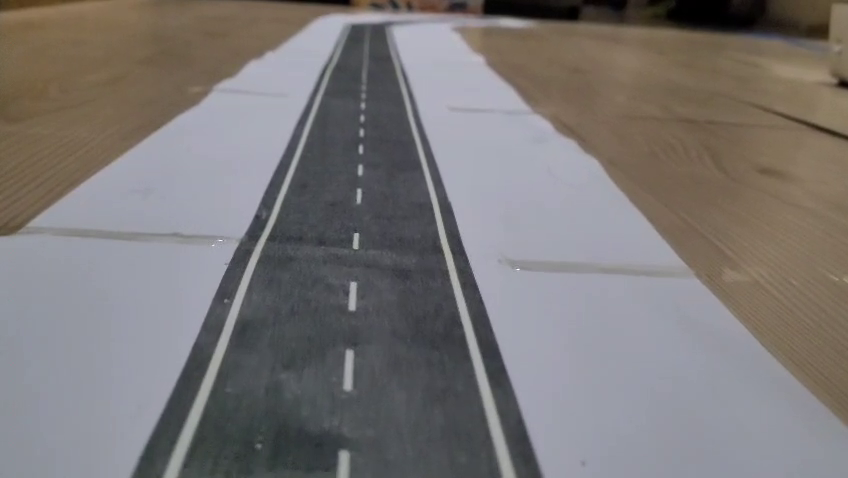
#> input picture frame 57 of otonom/1.mp4, 848 x 478 px
$ python kal.py
#> lines starting #> are read from the running program, lines starting #| are printed output that depends on the picture; after the words box and inside, x2 and y2 are one past the last pixel; in counts of white or black regions, pixels touching at a corner belong together
#> further down, frame is the input picture: shape (478, 848, 3); mean B, G, R 118.4, 119, 122.9
import matplotlib.pylab as plt
import cv2
import numpy as np

def region_of_interest(img, vertices):
    mask = np.zeros_like(img)
    match_mask_color = 255
    cv2.fillPoly(mask, vertices, match_mask_color)
    masked_image = cv2.bitwise_and(img, mask)
    return masked_image

def draw_the_lines(img, lines):
    img = np.copy(img)
    blank_image = np.zeros((img.shape[0], img.shape[1], 3), dtype=np.uint8)

    for line in lines:
        for x1, y1, x2, y2 in line:
            # Çizginin eğimini hesapla
            slope = (y2 - y1) / (x2 - x1 + 1e-6)  # Bölme hatasını önlemek için küçük bir değer ekledik
            angle = np.degrees(np.arctan(slope))

            # Yatay çizgileri (kaldırım çizgilerini) ayırt et
            if -10 <= angle <= 10:
                color = (0, 0, 255)  # kırmızı (Kaldırım çizgileri)
            else:
                color = (0, 255, 0)  # yeşil (Diğer şeritler)

            cv2.line(blank_image, (x1, y1), (x2, y2), color, thickness=10)

    img = cv2.addWeighted(img, 0.8, blank_image, 1, 0.0)
    return img

def process(image):
    height = image.shape[0]
#> height = 478
    width = image.shape[1]
#> width = 848
    region_of_interest_vertices = [
        (0, height),
        (width / 2, height / 2),
        (width, height)
    ]
#> region_of_interest_vertices = [(0, 478), (424, 239), (848, 478)]

    gray_image = cv2.cvtColor(image, cv2.COLOR_RGB2GRAY)
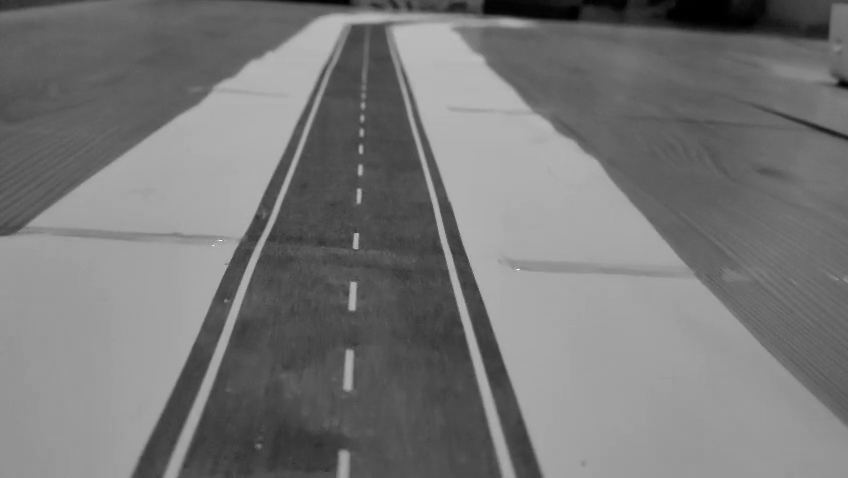
#> gray_image: shape (478, 848); min 0, max 255, mean 119.3
    canny_image = cv2.Canny(gray_image, 100, 120)
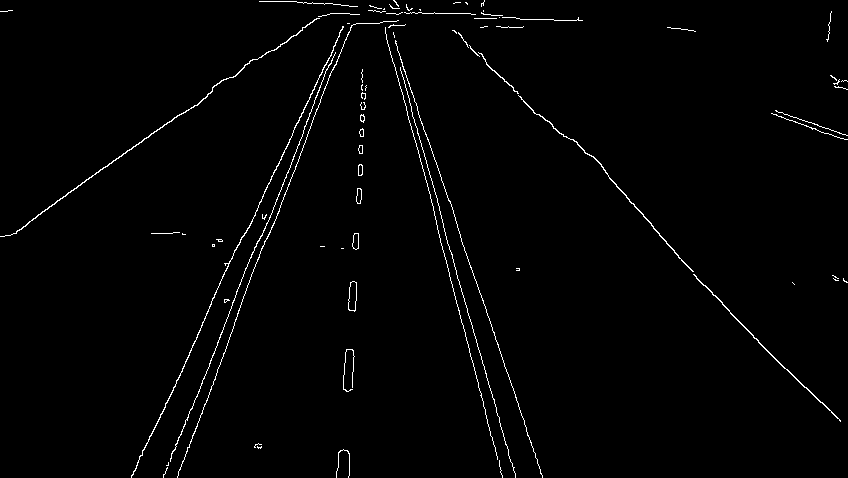
#> canny_image: shape (478, 848); 1.4% white in thin lines or dots
    cropped_image = region_of_interest(canny_image, np.array([region_of_interest_vertices], np.int32))
#> in region_of_interest, `cv2.fillPoly(mask, vertices, match_mask_color)`:
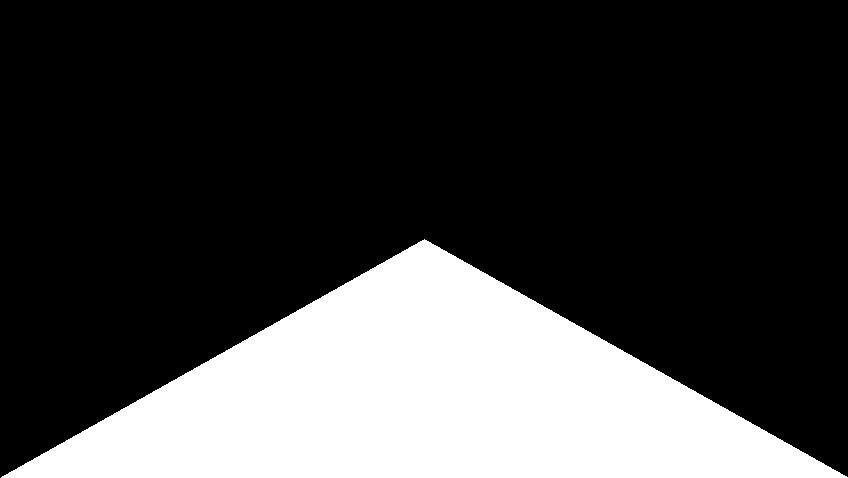
#> mask: shape (478, 848); 25% white; 1 white region, box (x1, y1, x2, y2) and area: (1, 239, 848, 478) 101521
#> in region_of_interest, `masked_image = cv2.bitwise_and(img, mask)`:
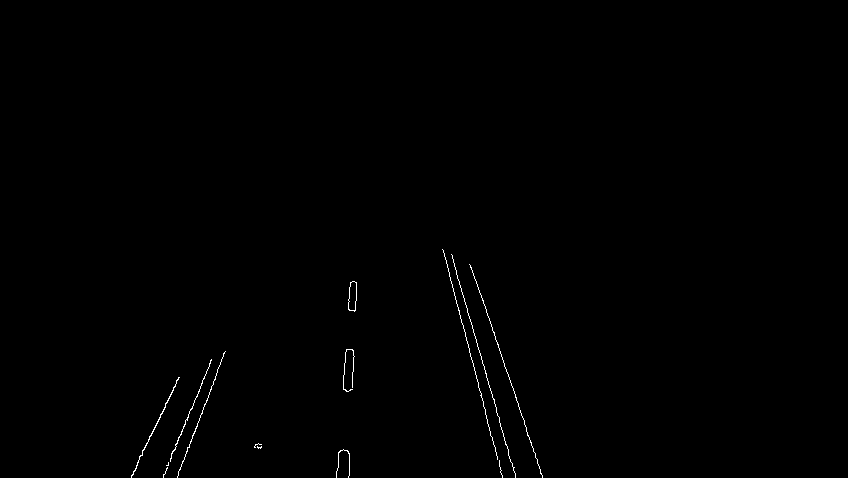
#> masked_image: shape (478, 848); 0.34% white in thin lines or dots, all inside (x1, y1, x2, y2) = (131, 249, 543, 478)

    lines = cv2.HoughLinesP(cropped_image,
                            rho=2,
                            theta=np.pi / 180,
                            threshold=50,
                            lines=np.array([]),
                            minLineLength=40,
                            maxLineGap=100)
#> lines = [[480, 395, 502, 477], [451, 254, 515, 477], [470, 265, 542, 475], [177, 477, 225, 351], [442, 249, 501, 470], [137, 462, 178, 377], [163, 477, 211, 359], [349, 475, 356, 282], [336, 477, 350, 282]]

    if lines is not None:
        image_with_lines = draw_the_lines(image, lines)
#> the loop in draw_the_lines, `for line in lines:` made 9 passes
#> after the loop in draw_the_lines, `for line in lines:`:
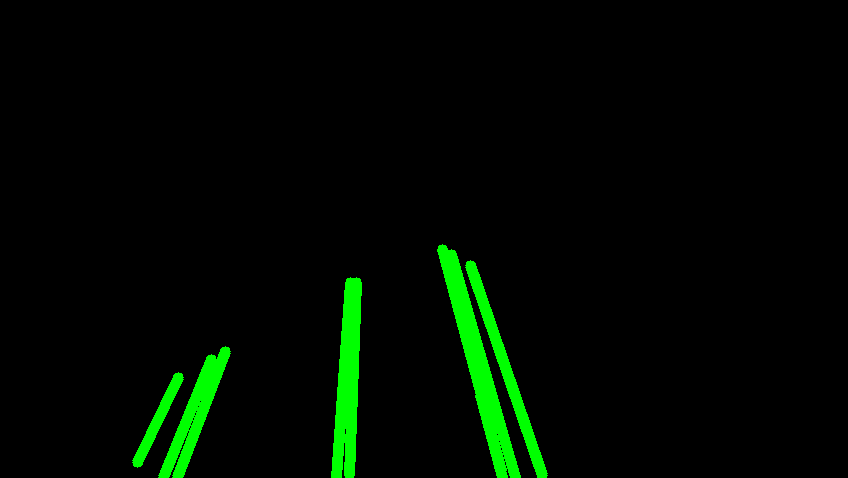
#> blank_image: shape (478, 848, 3); mean of channels 0, 1, 2 0, 9.8, 0; drawn as B, G, R
#> in draw_the_lines, `img = cv2.addWeighted(img, 0.8, blank_image, 1, 0.0)`:
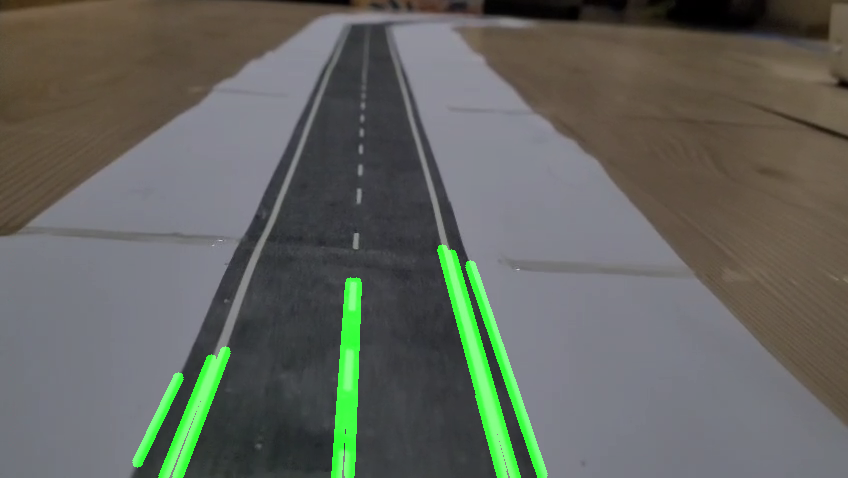
#> img: shape (478, 848, 3); mean B, G, R 94.7, 101.6, 98.3
        return image_with_lines

    return image

cap = cv2.VideoCapture('1.mp4')

while cap.isOpened():
    ret, frame = cap.read()
    if not ret:
        break

    frame = process(frame)
    cv2.imshow('frame', frame)

    if cv2.waitKey(1) & 0xFF == ord('q'):
#> (key q is pressed here)
        break

cap.release()
cv2.destroyAllWindows()

$ run again, starting later in the video
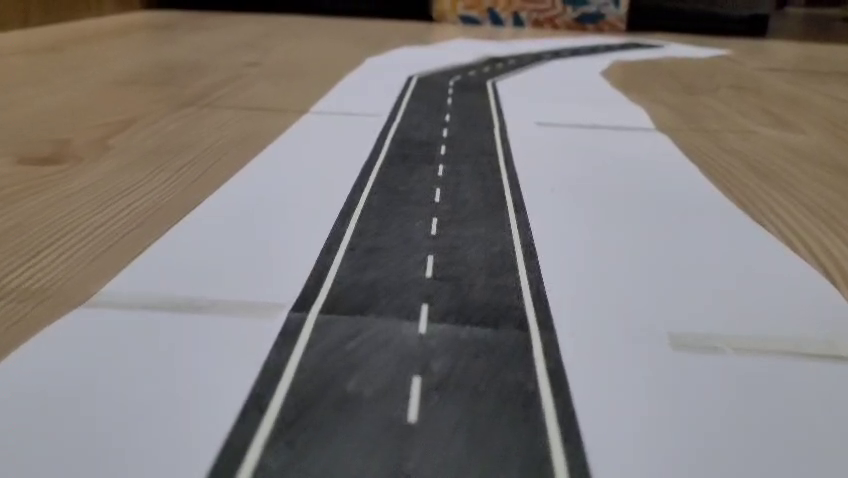
#> input picture frame 258 of otonom/1.mp4, 848 x 478 px
#> frame is the input picture: shape (478, 848, 3); mean B, G, R 120, 121.8, 126.6
#> in process, `canny_image = cv2.Canny(gray_image, 100, 120)`:
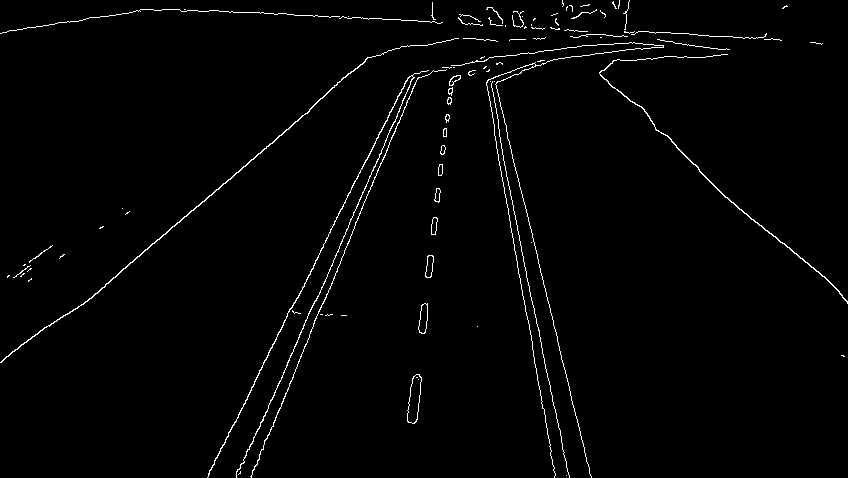
#> canny_image: shape (478, 848); 1.6% white in thin lines or dots
#> mask: shape (478, 848); 25% white; 1 white region, box (x1, y1, x2, y2) and area: (1, 239, 848, 478) 101521
#> masked_image: shape (478, 848); 0.37% white in thin lines or dots, all inside (x1, y1, x2, y2) = (207, 255, 592, 478)
#> lines = [[251, 477, 318, 311], [214, 464, 287, 316], [236, 477, 315, 300], [523, 296, 554, 472], [550, 310, 591, 477], [532, 301, 569, 477], [256, 465, 323, 301], [416, 421, 433, 256], [407, 418, 429, 255], [208, 476, 232, 425], [236, 475, 287, 365]]
#> the loop in draw_the_lines, `for line in lines:` made 11 passes
#> in draw_the_lines, `img = cv2.addWeighted(img, 0.8, blank_image, 1, 0.0)`:
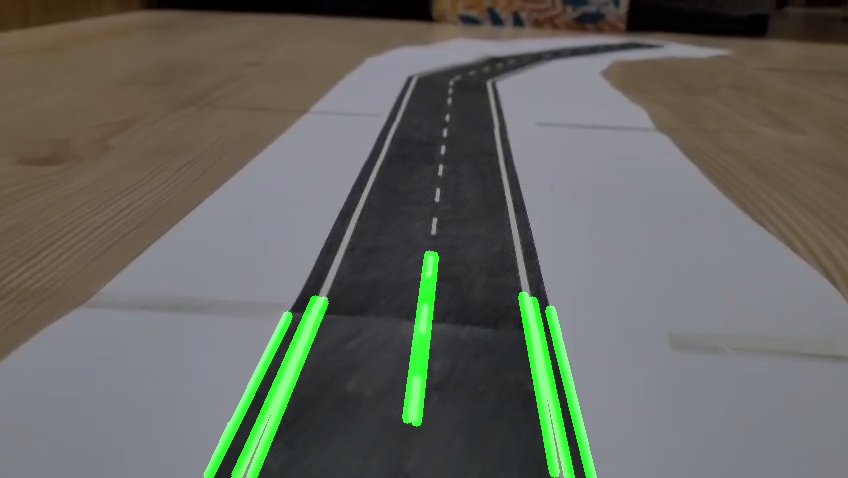
#> img: shape (478, 848, 3); mean B, G, R 96, 103.7, 101.3

$ run again, starting later in the video
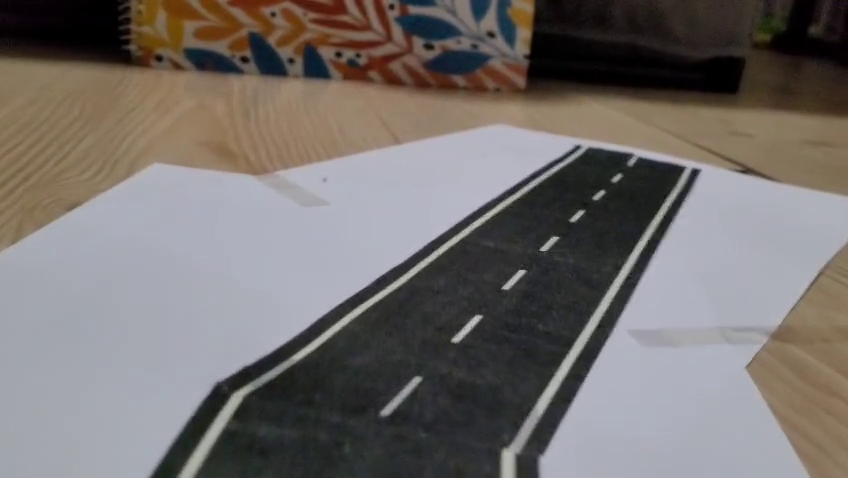
#> input picture frame 460 of otonom/1.mp4, 848 x 478 px
#> frame is the input picture: shape (478, 848, 3); mean B, G, R 108.8, 110.9, 116.1
#> in process, `canny_image = cv2.Canny(gray_image, 100, 120)`:
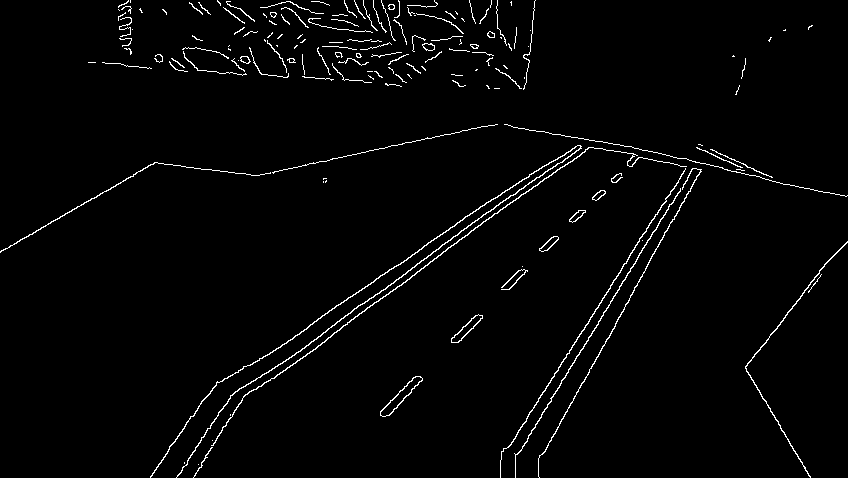
#> canny_image: shape (478, 848); 2.2% white in thin lines or dots
#> mask: shape (478, 848); 25% white; 1 white region, box (x1, y1, x2, y2) and area: (1, 239, 848, 478) 101521
#> masked_image: shape (478, 848); 0.61% white in thin lines or dots, all inside (x1, y1, x2, y2) = (150, 242, 811, 478)
#> lines = 23 rows, first 6: [164, 456, 441, 254], [201, 401, 428, 242], [500, 461, 582, 330], [175, 439, 439, 248], [515, 461, 591, 334], [538, 461, 589, 372]
#> the loop in draw_the_lines, `for line in lines:` made 23 passes
#> in draw_the_lines, `img = cv2.addWeighted(img, 0.8, blank_image, 1, 0.0)`:
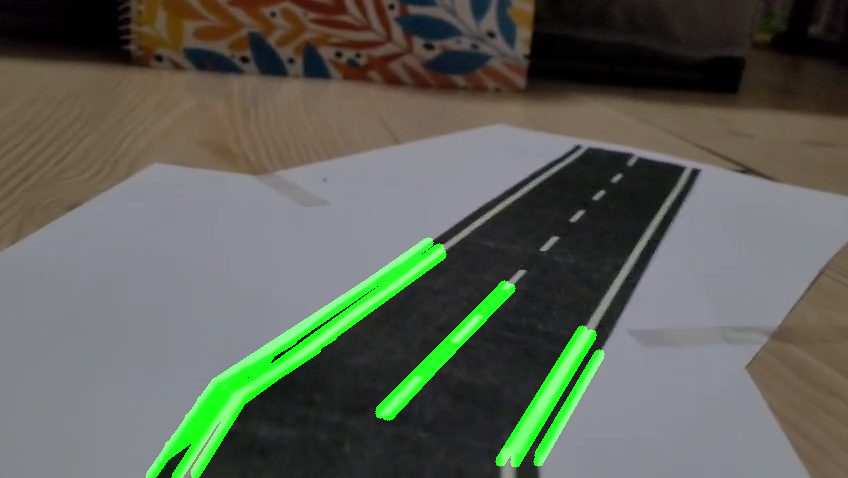
#> img: shape (478, 848, 3); mean B, G, R 87, 97.9, 92.9
